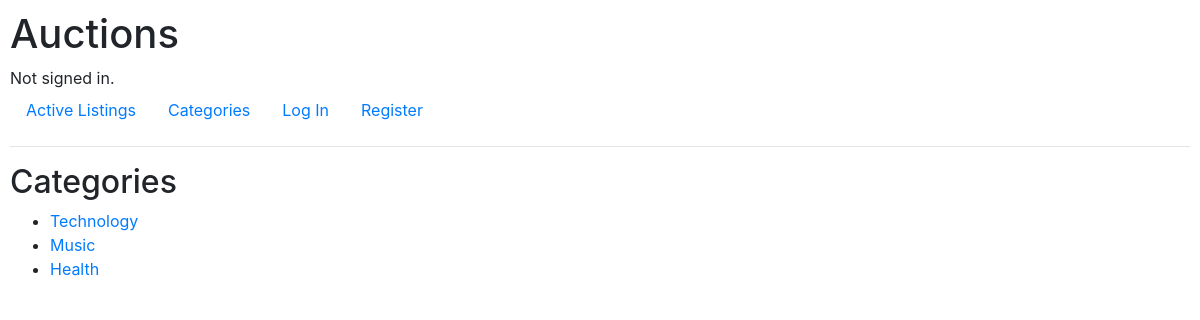
The page /categories on the database its author committed.
### auctions/models.py (models this page shows)
class Category(models.Model):
    name = models.CharField(max_length=64)
    def __str__(self):
        return self.name

### auctions/views.py (the view)
# urls.py: path("categories", views.show_categories, name="show_categories"),
def show_categories(request):
    return render(request, "auctions/show_categories.html", {
        "categories": Category.objects.all()
    })

### auctions/templates/auctions/show_categories.html
{% extends "auctions/layout.html" %}
{% block body %}
    <h2>Categories</h2>
        <ul>
            {% for category in categories %}
            <li>
                <a href="{% url 'index' %}?category_id={{ category.id }}"> {{ category }} </a>
            </li>
            {% endfor %}
        </ul>
{% endblock %}

### auctions/static/auctions/styles.css (style rules this page uses)
body { padding: 10px; }

### rows shown on the page
Category: name "Technology"
Category: name "Music"
Category: name "Health"
